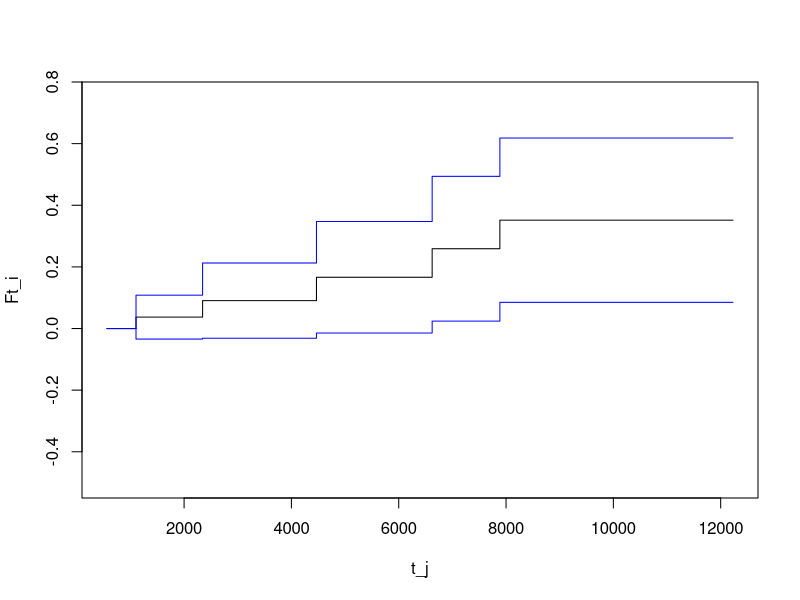
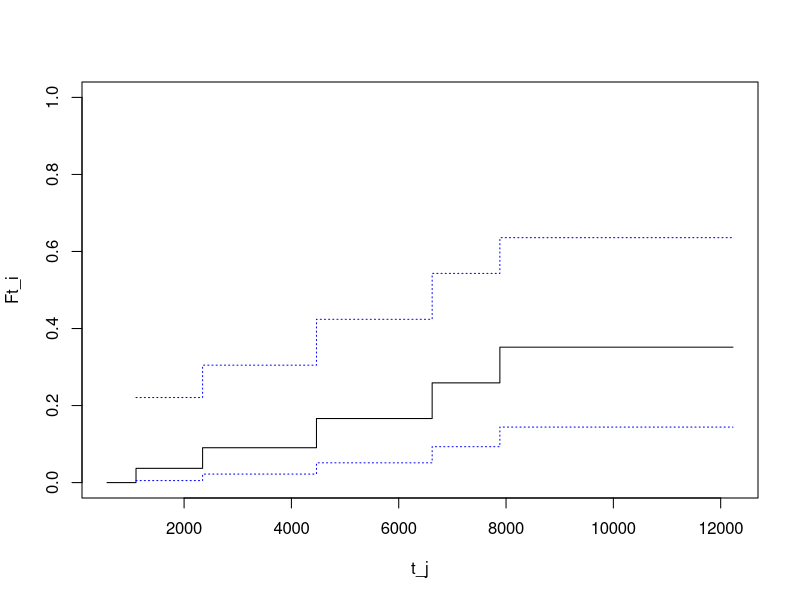

The R script that drew these images, in order:
## ---- chunk 1
p3_6 <- tibble::tribble(
          ~hours,  ~event, ~count,
             564, 'right',      3,
            1104,  'fail',      1,
            1321, 'right',      2,
            1933, 'right',      3,
            1965, 'right',      3,
            2345,  'fail',      1,
            2578, 'right',      2,
            3122, 'right',      3,
            4467,  'fail',      1,
            5918, 'right',      2,
            6623,  'fail',      1,
            7885,  'fail',      1,
            7912, 'right',      2,
            8156, 'right',      3,
           12229, 'right',      2
          )
## ---- chunk 2
t_j <- p3_6$hours
n_j <- c(30,sum(p3_6$count) - cumsum(p3_6$count))
length(n_j) <- length(t_j)
d_j <- p3_6$count * (p3_6$event == 'fail')
r_j <- p3_6$count * (p3_6$event == 'right')
p_j <- d_j / n_j
minusp_j <- 1 - p_j 
St_i <- cumprod(minusp_j)
Ft_i <- 1 - St_i
se_F <- sqrt(St_i^2 * cumsum(p_j/(n_j*(1-p_j))))

lower <- Ft_i + qnorm(0.025, lower.tail = T) * se_F
upper <- Ft_i + qnorm(0.025, lower.tail = F) * se_F

w <- exp((qnorm(0.975)*se_F)/(Ft_i*(1-Ft_i)))

lower.logit <- (Ft_i)/(Ft_i+(1-Ft_i)*w)
upper.logit <- (Ft_i)/(Ft_i+(1-Ft_i)/w)

df <- data.frame(t_j,n_j,d_j,r_j,p_j,
                 minusp_j,St_i,Ft_i,se_F,
                 stringsAsFactors = F)

colnames(df) <- c('$t_j$ (hrs)','$n_j$','$d_j$',
                  '$r_j$','$\\hat{p}_j$','$1-\\hat{p}_j$',
                  '$\\widehat{S(t_i)}$',
                  '$\\widehat{F(t_i)}$',
                  '$\\widehat{se}_{\\hat{F}}$')

library(xtable)

xtb <- xtable(df, digits = c(0,0,0,0,0,0,0,5,5,5))

print.xtable(xtb, 
             sanitize.text.function = function(x) {x},
             comment = F)
## ---- chunk 3
plot(x = t_j, y = Ft_i, type = 's', ylim = c(-0.5, 0.75))
lines(t_j, lower, type = 's', col ='blue')
lines(t_j, upper, type = 's', col ='blue')
## ---- chunk 4
plot(x = t_j, y = Ft_i, type = 's', ylim = c(0, 1))
lines(t_j, lower.logit, type = 's', col ='blue', lty = 3)
lines(t_j, upper.logit, type = 's', col ='blue', lty = 3)
